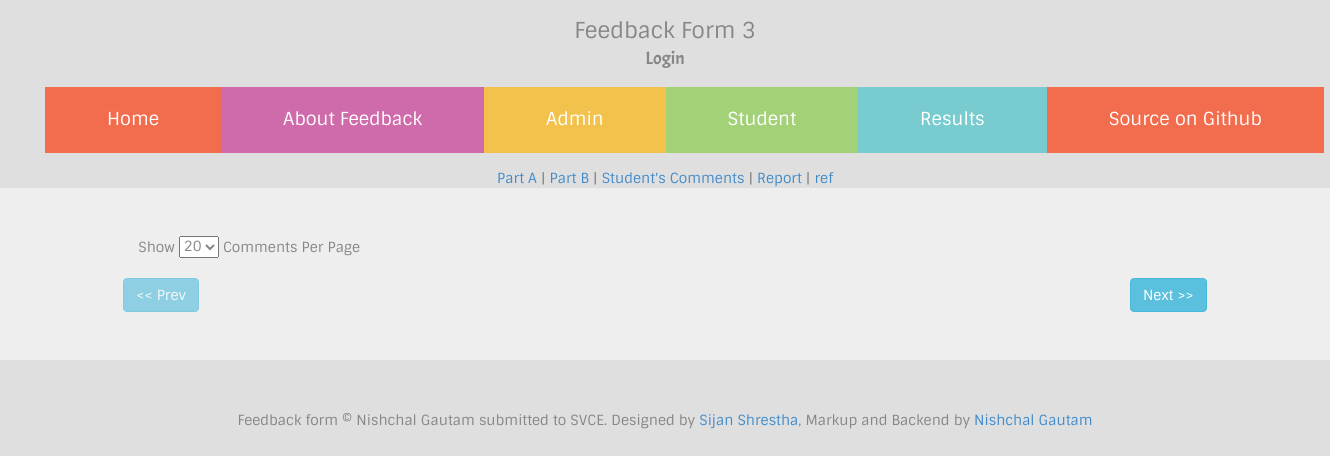
/admin/studentfeedbacks.php (signed in), run on an earlier commit of the app's database.
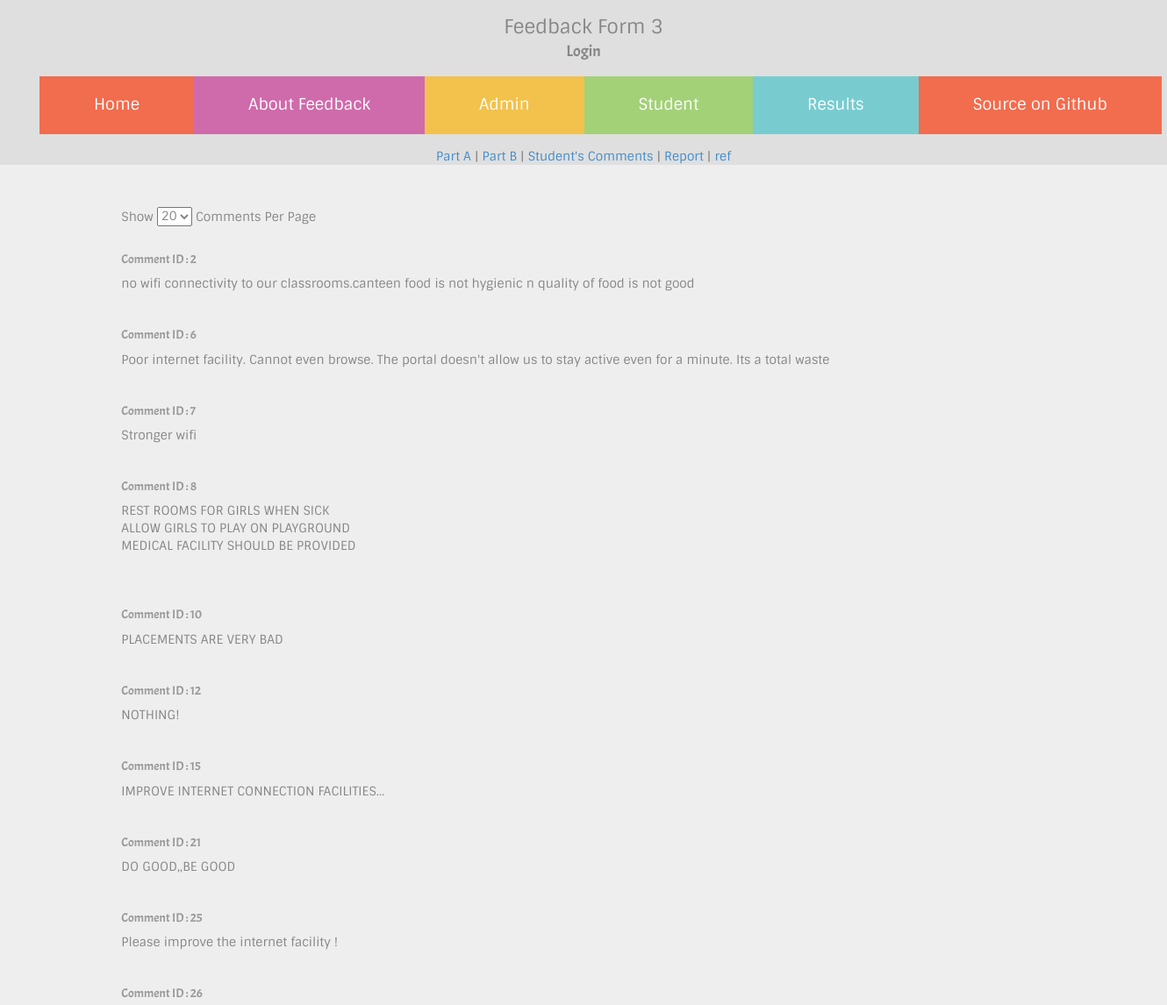
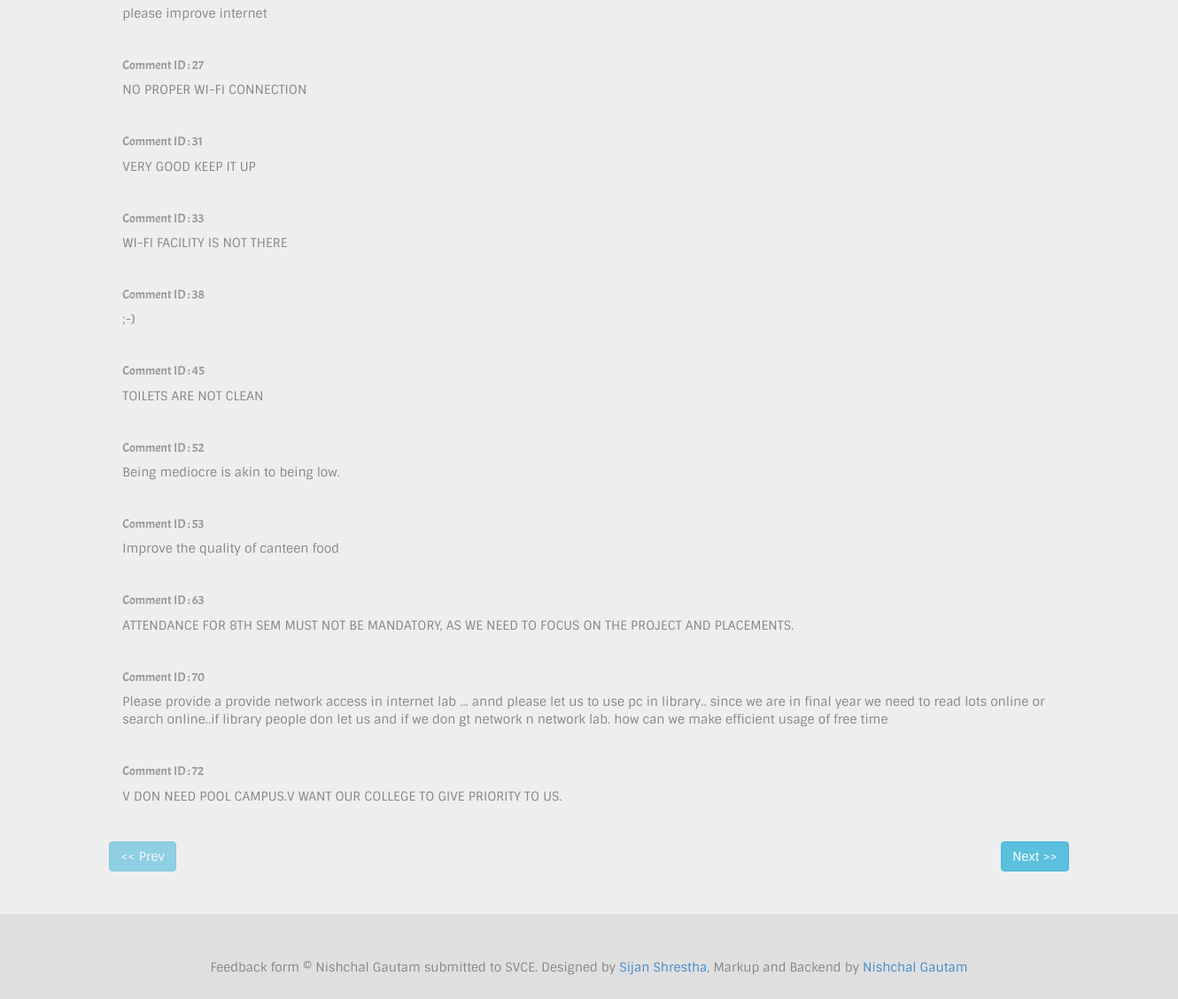
And on a later commit of the database (2 pictures, top to bottom).
### tables this page shows
CREATE TABLE `feedbackStudents` (
  `id` int(5) NOT NULL AUTO_INCREMENT,
  `usn` varchar(50) DEFAULT NULL,
  `message` text,
  PRIMARY KEY (`id`),
  UNIQUE KEY `usn` (`usn`),
  UNIQUE KEY `usn_2` (`usn`)
);

### classes/auth.class.php (called while the page is built, shortened)
<?php
	class authenticate
	{
		public static $db_host,$db_user,$db_pass,$db_name,$username,$password;
		public static function check(){
			$db_name=self::$db_name;
			$username=self::$username;
			$password=self::$password;
			$username=mysql_real_escape_string($username);
			$sql="SELECT * FROM `$db_name`.`admin` WHERE `username`='$username' LIMIT 1";
			$query=mysql_query($sql);
			$num=mysql_num_rows($query);
			if($num!=1){
				return false;
			}
			else{
				$data=mysql_fetch_object($query);
				$passdb=$data->password;
				if($password==$passdb){
					return true;
				}else{
					return false;
				}
			}
		}
	}
?>

### admin/studentfeedbacks.php (the view, shortened to what this page needs)
<?php
	require_once("../classes/auth.class.php");
?>
<?php $title="Login Admin"; require_once('../required_files/header.php'); ?>
	<div align="center">
		<a href="admin.php" >Part A</a> | <a href="collegeResult.php" >Part B</a> | <a href="studentfeedbacks.php">Student's Comments</a> | <a href="report.php">Report</a> | <a href="getreport.php" >ref</a>
	</div>
	<div class="jumbotron">
		<div class="row">
			<div class="col-sm-10 col-sm-offset-1">
			<form action="<?php echo $_SERVER['PHP_SELF']; ?>" onchange="this.submit()" method="get">
			Show <select style="margin-bottom:20px;" name="limit" id="">
					<?php $limit=(isset($_GET['limit']))?$_GET['limit']:20;?>
					<option value="20" <?php if ($limit==20) {echo "selected";} ?>>20</option>
				</select> Comments Per Page
			</form>
				<?php
					$limit=(isset($_GET['limit']))?$_GET['limit']:20;
					$limit=($limit<0)?0:$limit;
					$offset=(isset($_GET['offset']))?$_GET['offset']:0;
					$offset=($offset<0)?0:$offset;
					$sql="SELECT id,message FROM `$db_name`.`feedbackStudents` WHERE message != '' LIMIT $limit OFFSET $offset";
					$query=mysql_query($sql);
					while ($data=mysql_fetch_object($query)) {
						echo "<h5 class='text-muted' style='font-family:acme;'>Comment ID : ".$data->id."</h5><span style='font-family:sintony;'>".nl2br(htmlentities($data->message))."</span><hr>";
					}
				 ?>
				 <div class="row"><a href="<?php $newoffset=$offset-$limit;echo $_SERVER['PHP_SELF']."?limit=$limit&offset=$newoffset"; ?>" class="badge <?php if($newoffset<0){echo "disabled";} ?> btn btn-info">&lt;&lt; Prev</a><a href="<?php $newoffset=$offset+$limit; echo $_SERVER['PHP_SELF']."?limit=$limit&offset=$newoffset"; ?>" class="badge btn btn-info pull-right">Next &gt;&gt;</a></div>
			</div>
		</div>
	</div>
<?php require_once('../required_files/footer.php'); ?>

### required_files/header.php (shortened to what this page needs)
<!doctype html>
<html lang="en">
<head>
	<link rel="stylesheet" href="/bootstrap/css/bootstrap.min.css">
	<link rel="stylesheet" href="/styles.css">
</head>
<body>
	<div class="head">Feedback Form 3</div>
	<div class="head subtitle">Login</div>
	<nav>
		<ul>
			<li><a href="/index.php" class="home">Home</a></li>
			<li><a href="/about.php" class="about">About Feedback</a></li>
			<li><a href="/adminlogin.php" class="admin">Admin</a></li>
			<li><a href="/studentlogin.php" class="login">Student</a></li>
			<li><a href="/admin/" class="result">Results</a></li>
			<li><a href="https://www.github.com/cyberhck/studentfeedback" class="source">Source on Github</a></li>
		</ul>
	</nav>

### required_files/footer.php
<footer align="center">Feedback form &copy; Nishchal Gautam submitted to SVCE. Designed by <a href="https://www.facebook.com/sijanshs">Sijan Shrestha</a>, Markup and Backend by <a href="http://nishgtm.com">Nishchal Gautam</a></footer>
</body>
</html>

### styles.css (style rules this page uses)
nav { list-style:none;text-align:center;margin-top:15px;margin-bottom:15px }
nav ul { margin:0 auto }
nav li { position:relative;display:table-cell }
nav ul li { margin:0 0 0 0 }
nav ul li a { padding:20px 62px 20px 62px;font-size:18px;display:block;position:relative;margin:0 0 0 0;color:#fff }
nav { width:1320px;margin:0 auto;margin-top:15px;margin-bottom:15px }
.home { background:#f26c4e }
.about { background:#cf6baa }
.admin { background:#f2c24d }
.login { background:#a3d178 }
.result { background:#78ccd0 }
.source { background:#f26c4e }
body { background:#dfdfdf;color:#868686;font-family:sintony }
div.head { margin-top:15px;font-size:22px;text-align:center;font-family:sintony }
div.head.subtitle { margin-top:0;font-size:18px;font-family:acme }
footer { padding:20px;margin-bottom:50px }

What changed in the data, as far as the page shows it:
added feedbackstudents: id "2", message "no wifi connectivity to our classrooms.canteen food is not hygienic n quality of food is not good"
added feedbackstudents: id "6", message "Poor internet facility. Cannot even browse. The portal doesn't allow us to stay active even for a minute. Its a total waste"
added feedbackstudents: id "7", message "Stronger wifi"
added feedbackstudents: id "8", message "REST ROOMS FOR GIRLS WHEN SICK ALLOW GIRLS TO PLAY ON PLAYGROUND MEDICAL FACILITY SHOULD BE PROVIDED"
added feedbackstudents: id "10", message "PLACEMENTS ARE VERY BAD"
added feedbackstudents: id "12", message "NOTHING!"
added feedbackstudents: id "15", message "IMPROVE INTERNET CONNECTION FACILITIES..."
added feedbackstudents: id "21", message "DO GOOD,,BE GOOD"
added feedbackstudents: id "25", message "Please improve the internet facility !"
added feedbackstudents: id "26", message "please improve internet"
added feedbackstudents: id "27", message "NO PROPER WI-FI CONNECTION"
added feedbackstudents: id "31", message "VERY GOOD KEEP IT UP"
added feedbackstudents: id "33", message "WI-FI FACILITY IS NOT THERE"
added feedbackstudents: id "38", message ";-)"
added feedbackstudents: id "45", message "TOILETS ARE NOT CLEAN"
added feedbackstudents: id "52", message "Being mediocre is akin to being low."
added feedbackstudents: id "53", message "Improve the quality of canteen food"
added feedbackstudents: id "63", message "ATTENDANCE FOR 8TH SEM MUST NOT BE MANDATORY, AS WE NEED TO FOCUS ON THE PROJECT AND PLACEMENTS."
added feedbackstudents: id "70", message "Please provide a provide network access in internet lab ... annd please let us to use pc in library.. since we are in final year we need to read lots online or search online..if library people don let us and if we don gt network n network lab. how can we make efficient usage of free time"
added feedbackstudents: id "72", message "V DON NEED POOL CAMPUS.V WANT OUR COLLEGE TO GIVE PRIORITY TO US."
